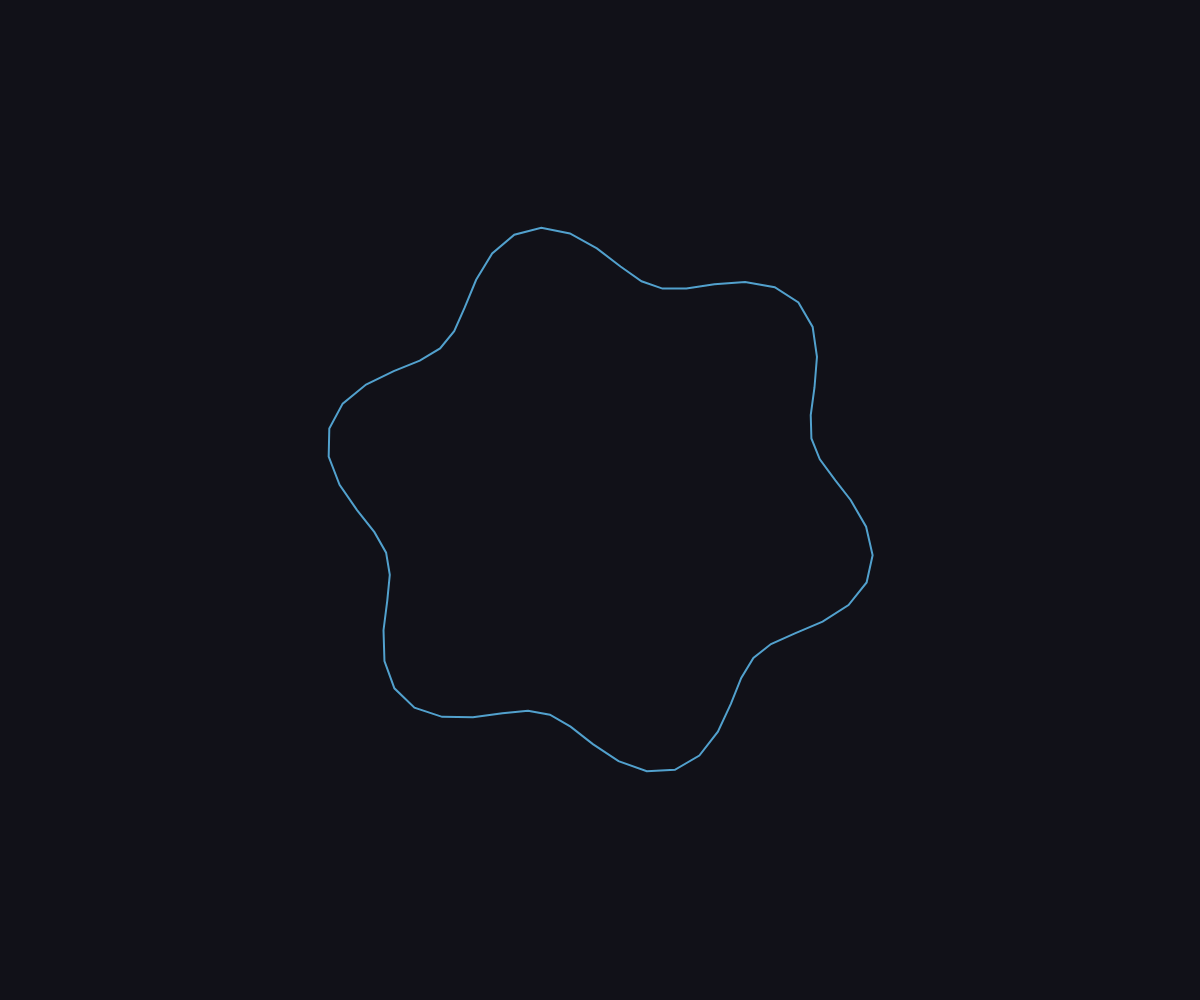
Frame 1 (no input)
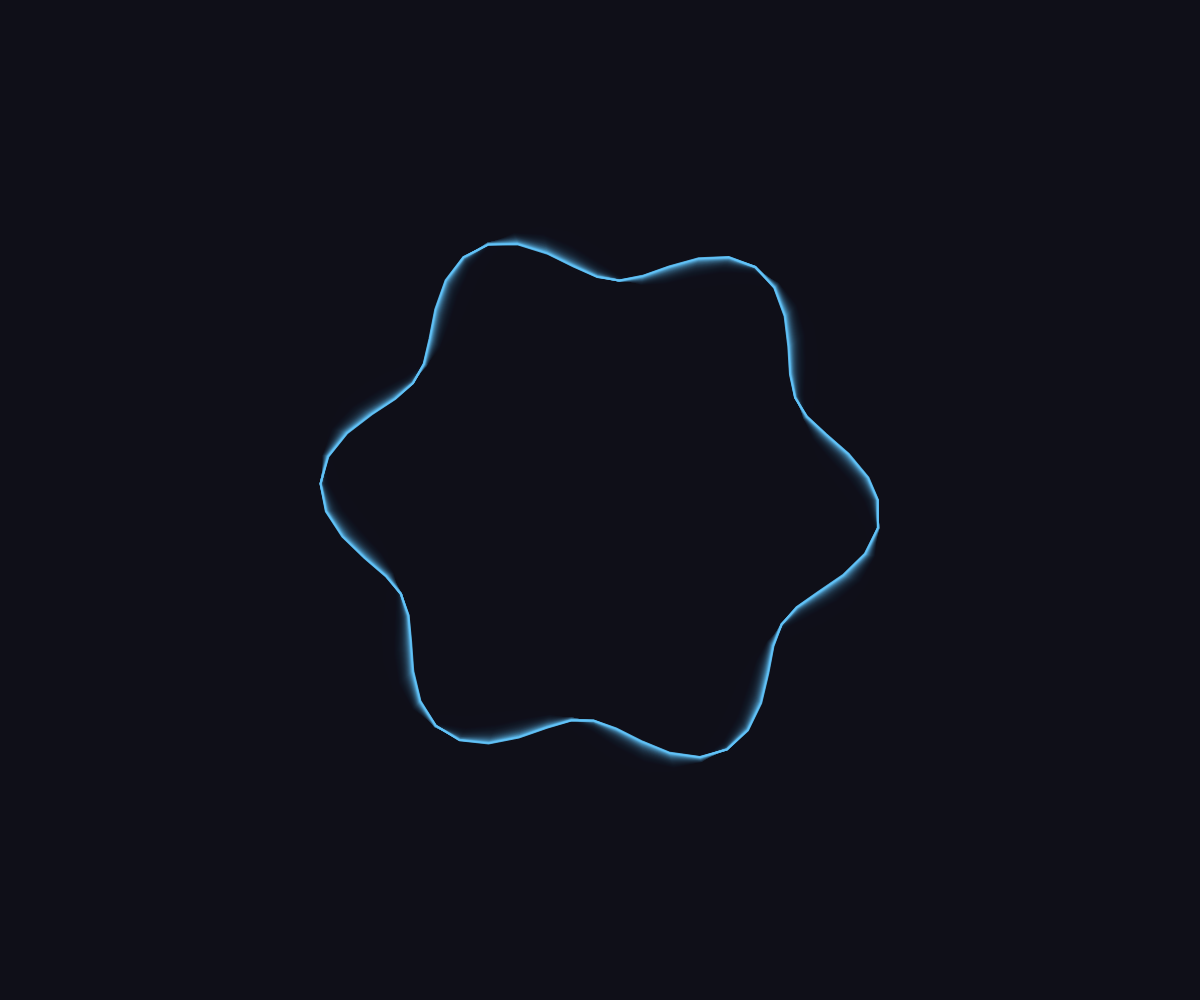
Frame 60 (no input)
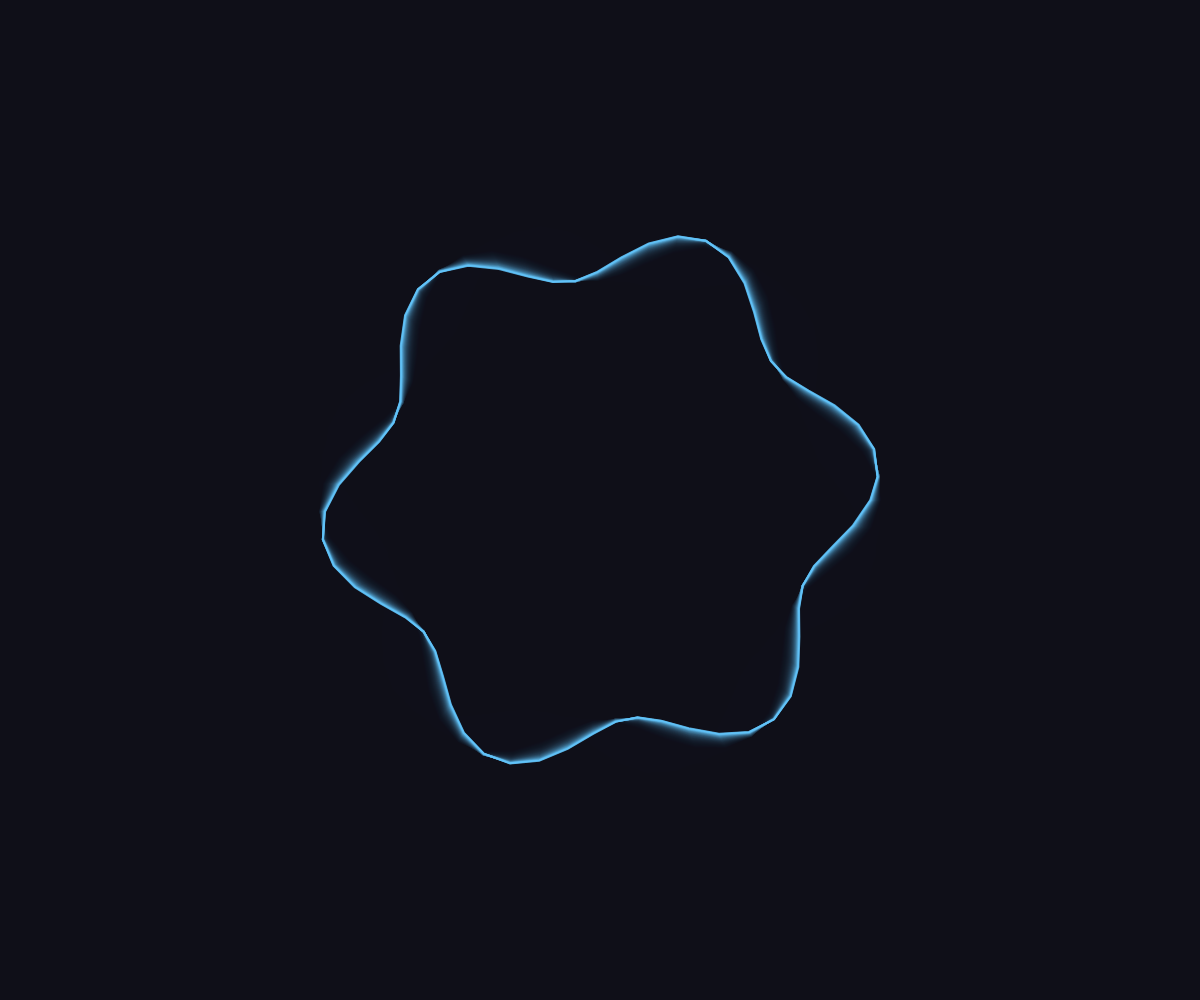
Frame 120 (the mouse pressed at the canvas centre since frame 60)

The p5.js sketch that drew these frames (run headless with seeded random() and noise() and a simulated clock; from frame 60 on, the mouse is pressed at the canvas centre):

// p5.js sketch
// ── sketch.js
/**
 * {{TITLE}}
 * Created with p5.js
 */

function setup() {
  const canvas = createCanvas(windowWidth, windowHeight);
  const container = document.getElementById('sketch-container');
  if (container) {
    canvas.parent(container);
  }
  background(18, 18, 24);
}

function draw() {
  background(18, 18, 24, 25);

  translate(width / 2, height / 2);

  const t = frameCount * 0.02;
  const radius = min(width, height) * 0.25;

  stroke(100, 200, 255, 200);
  strokeWeight(2);
  noFill();

  beginShape();
  for (let a = 0; a < TWO_PI; a += 0.1) {
    const r = radius + sin(a * 6 + t) * 30;
    const x = r * cos(a);
    const y = r * sin(a);
    vertex(x, y);
  }
  endShape(CLOSE);
}

function windowResized() {
  resizeCanvas(windowWidth, windowHeight);
  background(18, 18, 24);
}

// ── style.css
html, body {
  margin: 0;
  padding: 0;
  overflow: hidden;
  background-color: #121218;
  display: flex;
  justify-content: center;
  align-items: center;
  height: 100vh;
  width: 100vw;
  font-family: -apple-system, BlinkMacSystemFont, 'Segoe UI', Roboto, Helvetica, Arial, sans-serif;
}

#sketch-container {
  display: flex;
  justify-content: center;
  align-items: center;
  width: 100%;
  height: 100%;
}

canvas {
  display: block;
  box-shadow: 0 10px 30px rgba(0, 0, 0, 0.5);
}
